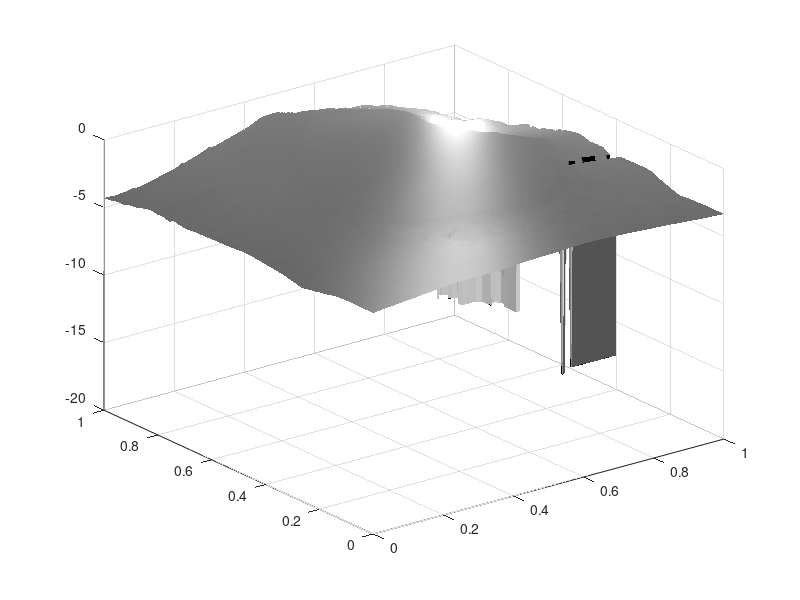

Write MATLAB code to recreate this figure. (Note: this script raises an error after producing the figure.)
load op_neumannf.txt
Z1 = op_neumannf(:,3);
z2 = reshape(Z1,[200,200]);

x = linspace(0,1,200);
y = linspace(0,1,200);

figure(1)
surf(x,y,z2,'EdgeColor','none')
colormap gray
light('Position',[1 1 1],'Style','local')
lighting phong
axis([0.1,0.9,0.0,1,-1.5,-0.8])